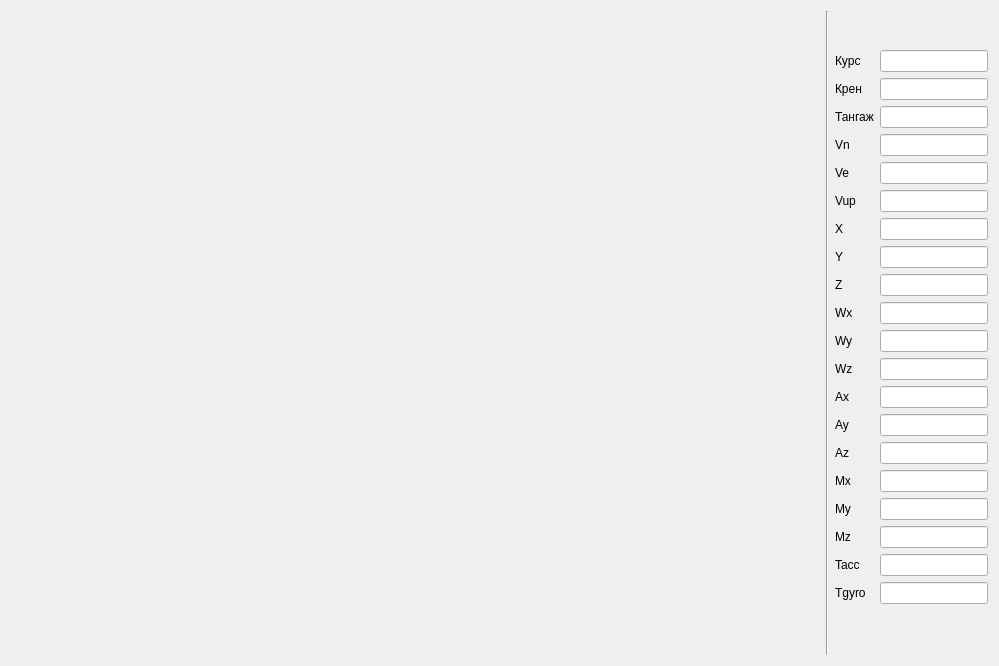
<?xml version="1.0" encoding="UTF-8"?>
<ui version="4.0">
 <class>DeviceView</class>
 <widget class="QWidget" name="DeviceView">
  <property name="geometry">
   <rect>
    <x>0</x>
    <y>0</y>
    <width>999</width>
    <height>666</height>
   </rect>
  </property>
  <property name="windowTitle">
   <string>Form</string>
  </property>
  <layout class="QGridLayout" name="gridLayout">
   <item row="0" column="0" rowspan="3">
    <widget class="YPRPainter" name="widgetYpr" native="true">
     <property name="sizePolicy">
      <sizepolicy hsizetype="Expanding" vsizetype="Expanding">
       <horstretch>0</horstretch>
       <verstretch>0</verstretch>
      </sizepolicy>
     </property>
    </widget>
   </item>
   <item row="0" column="1" rowspan="3">
    <widget class="Line" name="line">
     <property name="orientation">
      <enum>Qt::Vertical</enum>
     </property>
    </widget>
   </item>
   <item row="0" column="3">
    <spacer name="verticalSpacer_2">
     <property name="orientation">
      <enum>Qt::Vertical</enum>
     </property>
     <property name="sizeHint" stdset="0">
      <size>
       <width>17</width>
       <height>76</height>
      </size>
     </property>
    </spacer>
   </item>
   <item row="1" column="2" colspan="2">
    <layout class="QFormLayout" name="formLayout">
     <item row="0" column="0">
      <widget class="QLabel" name="label">
       <property name="text">
        <string>Курс</string>
       </property>
      </widget>
     </item>
     <item row="0" column="1">
      <widget class="QLineEdit" name="lineYaw">
       <property name="sizePolicy">
        <sizepolicy hsizetype="Fixed" vsizetype="Fixed">
         <horstretch>0</horstretch>
         <verstretch>0</verstretch>
        </sizepolicy>
       </property>
       <property name="readOnly">
        <bool>true</bool>
       </property>
      </widget>
     </item>
     <item row="1" column="0">
      <widget class="QLabel" name="label_2">
       <property name="text">
        <string>Крен</string>
       </property>
      </widget>
     </item>
     <item row="1" column="1">
      <widget class="QLineEdit" name="lineRoll">
       <property name="sizePolicy">
        <sizepolicy hsizetype="Fixed" vsizetype="Fixed">
         <horstretch>0</horstretch>
         <verstretch>0</verstretch>
        </sizepolicy>
       </property>
       <property name="readOnly">
        <bool>true</bool>
       </property>
      </widget>
     </item>
     <item row="2" column="0">
      <widget class="QLabel" name="label_3">
       <property name="text">
        <string>Тангаж</string>
       </property>
      </widget>
     </item>
     <item row="2" column="1">
      <widget class="QLineEdit" name="linePitch">
       <property name="sizePolicy">
        <sizepolicy hsizetype="Fixed" vsizetype="Fixed">
         <horstretch>0</horstretch>
         <verstretch>0</verstretch>
        </sizepolicy>
       </property>
       <property name="readOnly">
        <bool>true</bool>
       </property>
      </widget>
     </item>
     <item row="3" column="0">
      <widget class="QLabel" name="label_4">
       <property name="text">
        <string>Vn</string>
       </property>
      </widget>
     </item>
     <item row="3" column="1">
      <widget class="QLineEdit" name="lineVn">
       <property name="sizePolicy">
        <sizepolicy hsizetype="Fixed" vsizetype="Fixed">
         <horstretch>0</horstretch>
         <verstretch>0</verstretch>
        </sizepolicy>
       </property>
       <property name="readOnly">
        <bool>true</bool>
       </property>
      </widget>
     </item>
     <item row="4" column="0">
      <widget class="QLabel" name="label_5">
       <property name="text">
        <string>Ve</string>
       </property>
      </widget>
     </item>
     <item row="4" column="1">
      <widget class="QLineEdit" name="lineVe">
       <property name="sizePolicy">
        <sizepolicy hsizetype="Fixed" vsizetype="Fixed">
         <horstretch>0</horstretch>
         <verstretch>0</verstretch>
        </sizepolicy>
       </property>
       <property name="readOnly">
        <bool>true</bool>
       </property>
      </widget>
     </item>
     <item row="5" column="0">
      <widget class="QLabel" name="label_6">
       <property name="text">
        <string>Vup</string>
       </property>
      </widget>
     </item>
     <item row="5" column="1">
      <widget class="QLineEdit" name="lineVup">
       <property name="sizePolicy">
        <sizepolicy hsizetype="Fixed" vsizetype="Fixed">
         <horstretch>0</horstretch>
         <verstretch>0</verstretch>
        </sizepolicy>
       </property>
       <property name="readOnly">
        <bool>true</bool>
       </property>
      </widget>
     </item>
     <item row="6" column="0">
      <widget class="QLabel" name="label_7">
       <property name="text">
        <string>X</string>
       </property>
      </widget>
     </item>
     <item row="6" column="1">
      <widget class="QLineEdit" name="lineX">
       <property name="sizePolicy">
        <sizepolicy hsizetype="Fixed" vsizetype="Fixed">
         <horstretch>0</horstretch>
         <verstretch>0</verstretch>
        </sizepolicy>
       </property>
       <property name="readOnly">
        <bool>true</bool>
       </property>
      </widget>
     </item>
     <item row="7" column="0">
      <widget class="QLabel" name="label_8">
       <property name="text">
        <string>Y</string>
       </property>
      </widget>
     </item>
     <item row="7" column="1">
      <widget class="QLineEdit" name="lineY">
       <property name="sizePolicy">
        <sizepolicy hsizetype="Fixed" vsizetype="Fixed">
         <horstretch>0</horstretch>
         <verstretch>0</verstretch>
        </sizepolicy>
       </property>
       <property name="readOnly">
        <bool>true</bool>
       </property>
      </widget>
     </item>
     <item row="8" column="0">
      <widget class="QLabel" name="label_9">
       <property name="text">
        <string>Z</string>
       </property>
      </widget>
     </item>
     <item row="8" column="1">
      <widget class="QLineEdit" name="lineZ">
       <property name="sizePolicy">
        <sizepolicy hsizetype="Fixed" vsizetype="Fixed">
         <horstretch>0</horstretch>
         <verstretch>0</verstretch>
        </sizepolicy>
       </property>
       <property name="readOnly">
        <bool>true</bool>
       </property>
      </widget>
     </item>
     <item row="9" column="0">
      <widget class="QLabel" name="label_10">
       <property name="text">
        <string>Wx</string>
       </property>
      </widget>
     </item>
     <item row="9" column="1">
      <widget class="QLineEdit" name="lineWx">
       <property name="sizePolicy">
        <sizepolicy hsizetype="Fixed" vsizetype="Fixed">
         <horstretch>0</horstretch>
         <verstretch>0</verstretch>
        </sizepolicy>
       </property>
       <property name="readOnly">
        <bool>true</bool>
       </property>
      </widget>
     </item>
     <item row="10" column="0">
      <widget class="QLabel" name="label_11">
       <property name="text">
        <string>Wy</string>
       </property>
      </widget>
     </item>
     <item row="10" column="1">
      <widget class="QLineEdit" name="lineWy">
       <property name="sizePolicy">
        <sizepolicy hsizetype="Fixed" vsizetype="Fixed">
         <horstretch>0</horstretch>
         <verstretch>0</verstretch>
        </sizepolicy>
       </property>
       <property name="readOnly">
        <bool>true</bool>
       </property>
      </widget>
     </item>
     <item row="11" column="0">
      <widget class="QLabel" name="label_12">
       <property name="text">
        <string>Wz</string>
       </property>
      </widget>
     </item>
     <item row="11" column="1">
      <widget class="QLineEdit" name="lineWz">
       <property name="sizePolicy">
        <sizepolicy hsizetype="Fixed" vsizetype="Fixed">
         <horstretch>0</horstretch>
         <verstretch>0</verstretch>
        </sizepolicy>
       </property>
       <property name="readOnly">
        <bool>true</bool>
       </property>
      </widget>
     </item>
     <item row="12" column="0">
      <widget class="QLabel" name="label_13">
       <property name="text">
        <string>Ax</string>
       </property>
      </widget>
     </item>
     <item row="12" column="1">
      <widget class="QLineEdit" name="lineAx">
       <property name="sizePolicy">
        <sizepolicy hsizetype="Fixed" vsizetype="Fixed">
         <horstretch>0</horstretch>
         <verstretch>0</verstretch>
        </sizepolicy>
       </property>
       <property name="readOnly">
        <bool>true</bool>
       </property>
      </widget>
     </item>
     <item row="13" column="0">
      <widget class="QLabel" name="label_14">
       <property name="text">
        <string>Ay</string>
       </property>
      </widget>
     </item>
     <item row="13" column="1">
      <widget class="QLineEdit" name="lineAy">
       <property name="sizePolicy">
        <sizepolicy hsizetype="Fixed" vsizetype="Fixed">
         <horstretch>0</horstretch>
         <verstretch>0</verstretch>
        </sizepolicy>
       </property>
       <property name="readOnly">
        <bool>true</bool>
       </property>
      </widget>
     </item>
     <item row="14" column="0">
      <widget class="QLabel" name="label_15">
       <property name="text">
        <string>Az</string>
       </property>
      </widget>
     </item>
     <item row="14" column="1">
      <widget class="QLineEdit" name="lineAz">
       <property name="sizePolicy">
        <sizepolicy hsizetype="Fixed" vsizetype="Fixed">
         <horstretch>0</horstretch>
         <verstretch>0</verstretch>
        </sizepolicy>
       </property>
       <property name="readOnly">
        <bool>true</bool>
       </property>
      </widget>
     </item>
     <item row="15" column="1">
      <widget class="QLineEdit" name="lineMx">
       <property name="sizePolicy">
        <sizepolicy hsizetype="Fixed" vsizetype="Fixed">
         <horstretch>0</horstretch>
         <verstretch>0</verstretch>
        </sizepolicy>
       </property>
       <property name="readOnly">
        <bool>true</bool>
       </property>
      </widget>
     </item>
     <item row="16" column="1">
      <widget class="QLineEdit" name="lineMy">
       <property name="sizePolicy">
        <sizepolicy hsizetype="Fixed" vsizetype="Fixed">
         <horstretch>0</horstretch>
         <verstretch>0</verstretch>
        </sizepolicy>
       </property>
       <property name="readOnly">
        <bool>true</bool>
       </property>
      </widget>
     </item>
     <item row="17" column="1">
      <widget class="QLineEdit" name="lineMz">
       <property name="sizePolicy">
        <sizepolicy hsizetype="Fixed" vsizetype="Fixed">
         <horstretch>0</horstretch>
         <verstretch>0</verstretch>
        </sizepolicy>
       </property>
       <property name="readOnly">
        <bool>true</bool>
       </property>
      </widget>
     </item>
     <item row="15" column="0">
      <widget class="QLabel" name="label_16">
       <property name="text">
        <string>Mx</string>
       </property>
      </widget>
     </item>
     <item row="16" column="0">
      <widget class="QLabel" name="label_17">
       <property name="text">
        <string>My</string>
       </property>
      </widget>
     </item>
     <item row="17" column="0">
      <widget class="QLabel" name="label_18">
       <property name="text">
        <string>Mz</string>
       </property>
      </widget>
     </item>
     <item row="18" column="1">
      <widget class="QLineEdit" name="lineTacc">
       <property name="readOnly">
        <bool>true</bool>
       </property>
      </widget>
     </item>
     <item row="19" column="1">
      <widget class="QLineEdit" name="lineTgyro">
       <property name="readOnly">
        <bool>true</bool>
       </property>
      </widget>
     </item>
     <item row="18" column="0">
      <widget class="QLabel" name="label_19">
       <property name="text">
        <string>Tacc</string>
       </property>
      </widget>
     </item>
     <item row="19" column="0">
      <widget class="QLabel" name="label_20">
       <property name="text">
        <string>Tgyro</string>
       </property>
      </widget>
     </item>
    </layout>
   </item>
   <item row="2" column="2">
    <spacer name="verticalSpacer">
     <property name="orientation">
      <enum>Qt::Vertical</enum>
     </property>
     <property name="sizeHint" stdset="0">
      <size>
       <width>17</width>
       <height>88</height>
      </size>
     </property>
    </spacer>
   </item>
  </layout>
 </widget>
 <customwidgets>
  <customwidget>
   <class>YPRPainter</class>
   <extends>QWidget</extends>
   <header>widgets/yprpainter.h</header>
   <container>1</container>
  </customwidget>
 </customwidgets>
 <resources/>
 <connections/>
</ui>
